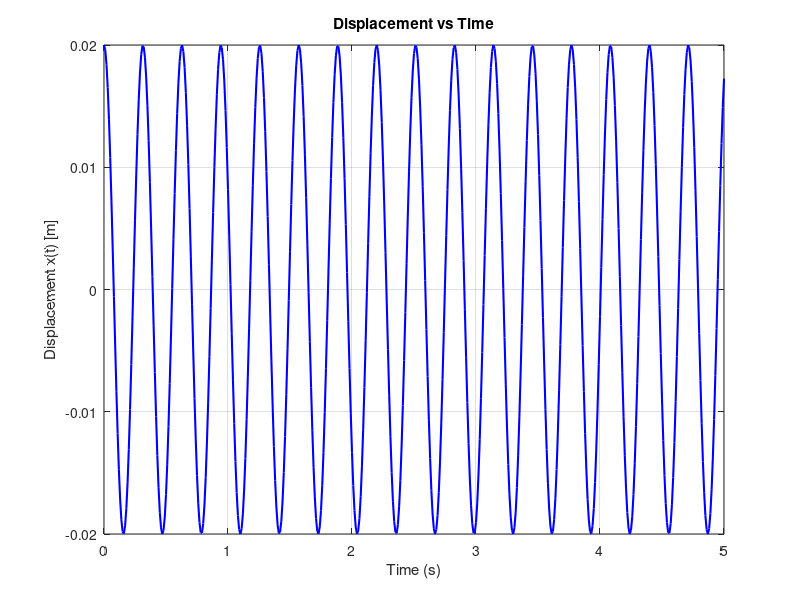
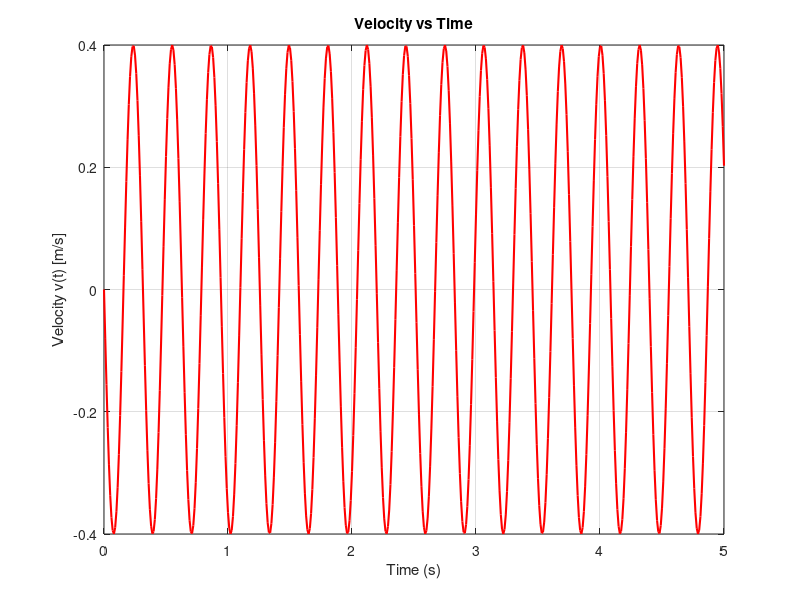

The MATLAB script that drew these images, in order:
clc;
clear;
close all;
%Question 1.1
% These are the given system parameters
m = 5;         %mass in kg
k = 2000;      %spring stiffness in N/m
x0 = 0.02;     %initial displacement in meters

%Formula for natural angular frequency
% wn = sqrt(k/m)
% This comes from the equation of motion: m*x'' + k*x = 0

wn = sqrt(k/m);

% Results 
disp(['Natural angular frequency (wn) = ', num2str(wn), ' rad/s']); 

% Question 1.2
% Time range for analysis 
t = 0:0.01:5;

% Displacement equation 
% x(t) = x0*cos(wn*t)
% This is the solution for undamped free vibration with zero initial
% velocity
x = x0*cos(wn*t);

% First few values to confirm computation
disp('First few displacement values:');
disp(x(1:5));

% Question 1.3
% Plot Displacement vs Time 

figure;
plot(t, x, 'b', 'LineWidth', 1.5);
xlabel('Time (s)');
ylabel('Displacement x(t) [m]');
title('Displacement vs Time'); 
grid on;

% Question 1.4
% Velocity and Plot 

% Velocity
v = -x0*wn*sin(wn* t);

figure;
plot(t, v, 'r', 'LineWidth', 1.5);
xlabel('Time (s)');
ylabel('Velocity v(t) [m/s]');
title('Velocity vs Time');
grid on;
